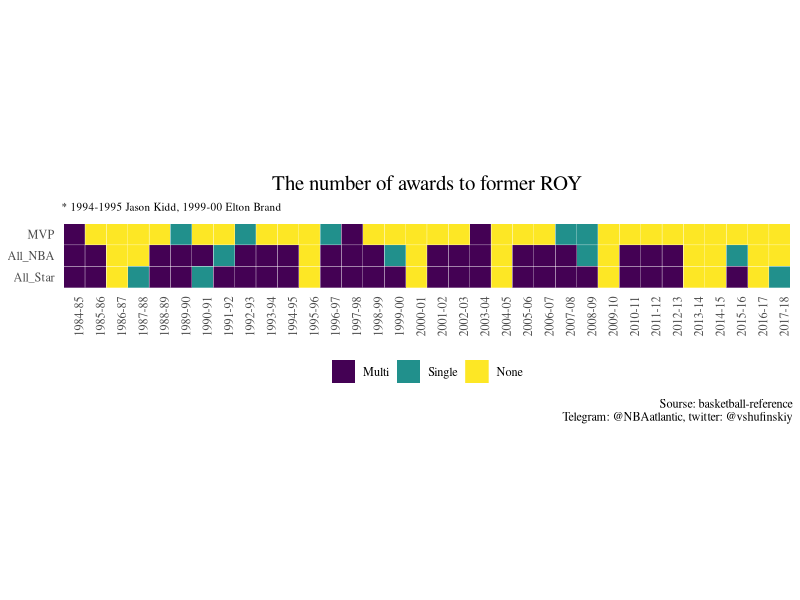
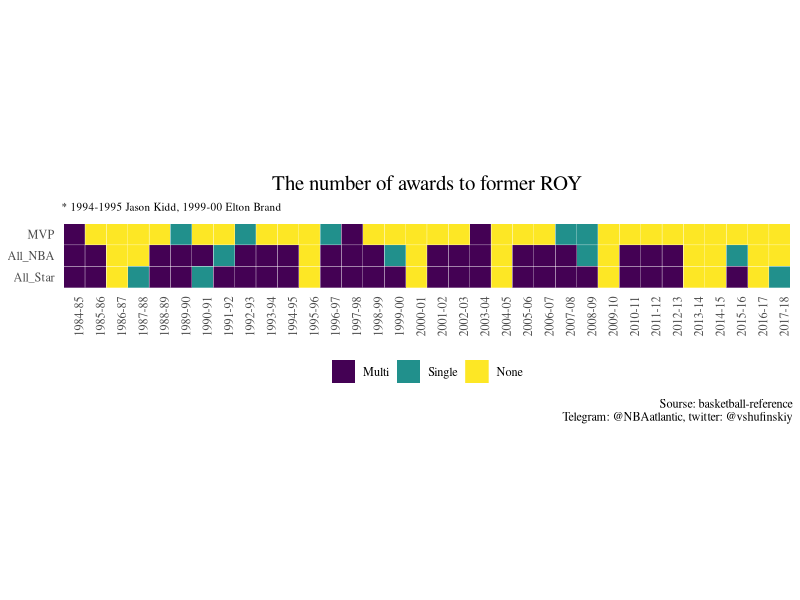

Here is the R script that generated these plots, in order:
library(data.table)
library(tidyverse)
library(ggthemes)

## Загрузка данных
dt <- fread("./data/ROY.csv")

dt1 <- copy(dt)

## Очистка стоблца Player от никнеймов игроков с сайта basketball-reference
dt1 <- dt1[, Player := str_remove(Player, "\\\\[:alnum:]{1,}")]

## Функция для замены числовых значений категориальными
replase_func <- function(x){
  if_else(x == 0, "None",
          if_else(x == 1, "Single",
                  if_else(x > 1, "Multi", "NA")))
}

cols <- colnames(dt1[, 3:5])

dt1 <- dt1[, (cols) := lapply(.SD, replase_func), .SDcols = cols]

## Превращение данных из "wild" в "long"
dt1 <- melt(dt1, measure.vars = cols, variable.name = "Awards", value.name = "Count")

dt1 <- dt1[, Count := factor(Count, levels = c("Multi", "Single", "None"))]

## Построение графика
ggplot(dt1, aes(x = Season, y = Awards, fill = Count)) +
  geom_tile(color = "white", size = 0.1) +
  scale_fill_viridis_d(option = "viridis") +
  coord_equal() +
  theme_tufte() +
  labs(title = "The number of awards to former ROY",
       subtitle = "* 1994-1995 Jason Kidd, 1999-00 Elton Brand",
       caption = "Sourse: basketball-reference\n Telegram: @NBAatlantic, twitter: @vshufinskiy") +
  theme(axis.title = element_blank(),
        axis.text.x = element_text(angle = 90),
        legend.position = "bottom",
        plot.title = element_text(hjust = 0.5, size = 15),
        plot.subtitle = element_text(size = 8),
        axis.ticks = element_blank(),
        legend.title = element_blank())

## Сохранение объекта
ggsave("ROY.jpeg", last_plot(), width = 6, height = 2.5, unit = "in")
